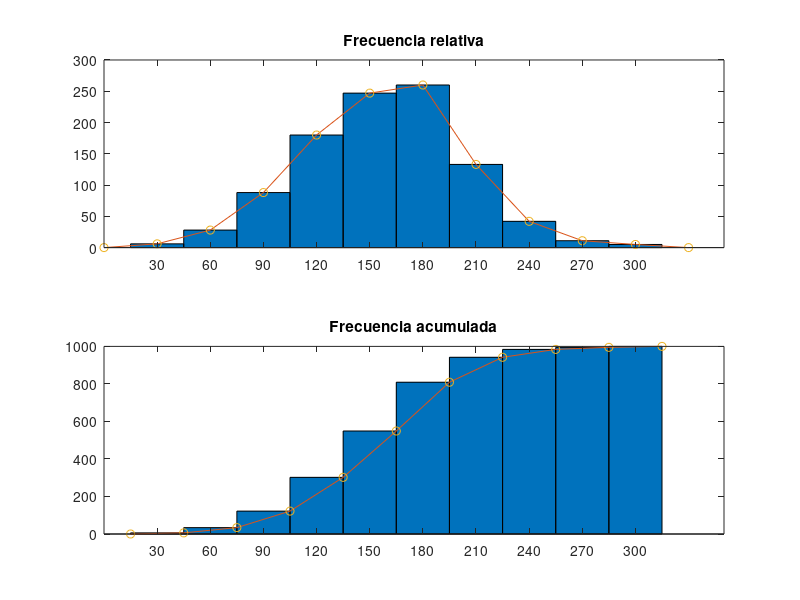

Source code (MATLAB):
marca = [ 30 60 90 120 150 180 210 240 270 300 ];
frecuencia = [ 6 28 88 180 247 260 133 42 11 5 ];

intervalSize = 30;
minLim = 15;
maxLim = 315;
extendedMinLim = minLim - (intervalSize/2);
extendedMaxLim = maxLim + (intervalSize/2);

extendedFrencuencia = [0 frecuencia 0];
extendedMarca = [extendedMinLim marca extendedMaxLim];

subplot(2,1,1)
bar(marca, frecuencia, 'BarWidth', 1)
hold on
title('Frecuencia relativa')
plot(extendedMarca, extendedFrencuencia,extendedMarca, extendedFrencuencia,'o')
hold off

frecuenciaAcumulada = cumsum(frecuencia);
intervalo = minLim:intervalSize:maxLim;

extendedFrecuenciaACumulada = [ 0 frecuenciaAcumulada ];
extendedIntervaloAcumulado =  intervalo;


subplot(2,1,2)
bar(marca, frecuenciaAcumulada, 'BarWidth', 1)
title('Frecuencia acumulada')
hold on
plot(extendedIntervaloAcumulado, extendedFrecuenciaACumulada,extendedIntervaloAcumulado, extendedFrecuenciaACumulada,'o')
hold off

media = sum(marca.*frecuencia./sum(frecuencia))